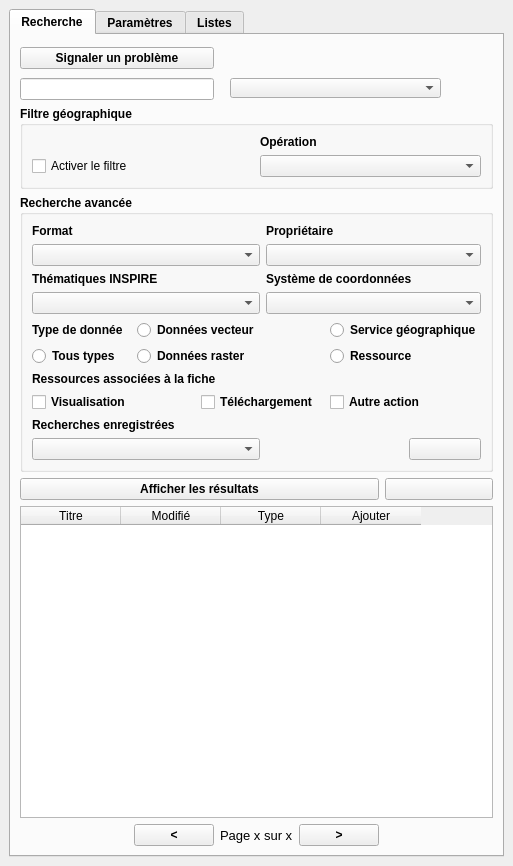
<?xml version="1.0" encoding="UTF-8"?>
<ui version="4.0">
 <class>IsogeoDockWidgetBase</class>
 <widget class="QDockWidget" name="IsogeoDockWidgetBase">
  <property name="geometry">
   <rect>
    <x>0</x>
    <y>0</y>
    <width>508</width>
    <height>866</height>
   </rect>
  </property>
  <property name="windowTitle">
   <string>Isogeo</string>
  </property>
  <widget class="QWidget" name="dockWidgetContents">
   <layout class="QGridLayout" name="gridLayout">
    <item row="0" column="0">
     <widget class="QTabWidget" name="tabWidget">
      <property name="font">
       <font>
        <weight>75</weight>
        <bold>true</bold>
       </font>
      </property>
      <property name="currentIndex">
       <number>0</number>
      </property>
      <widget class="QWidget" name="tab">
       <attribute name="title">
        <string>Recherche</string>
       </attribute>
       <layout class="QGridLayout" name="gridLayout_4">
        <item row="0" column="0" colspan="2">
         <widget class="QPushButton" name="report">
          <property name="text">
           <string>Signaler un problème</string>
          </property>
         </widget>
        </item>
        <item row="0" column="4">
         <spacer name="verticalSpacer">
          <property name="orientation">
           <enum>Qt::Vertical</enum>
          </property>
          <property name="sizeType">
           <enum>QSizePolicy::Fixed</enum>
          </property>
          <property name="sizeHint" stdset="0">
           <size>
            <width>20</width>
            <height>28</height>
           </size>
          </property>
         </spacer>
        </item>
        <item row="1" column="0" colspan="2">
         <widget class="QLineEdit" name="text_input">
          <property name="inputMask">
           <string/>
          </property>
          <property name="text">
           <string/>
          </property>
         </widget>
        </item>
        <item row="1" column="2" colspan="3">
         <widget class="QWidget" name="widget" native="true">
          <widget class="QComboBox" name="keywords">
           <property name="geometry">
            <rect>
             <x>10</x>
             <y>0</y>
             <width>211</width>
             <height>20</height>
            </rect>
           </property>
          </widget>
         </widget>
        </item>
        <item row="2" column="0" colspan="5">
         <widget class="QgsCollapsibleGroupBox" name="geofilter_box">
          <property name="font">
           <font>
            <weight>75</weight>
            <bold>true</bold>
           </font>
          </property>
          <property name="title">
           <string>Filtre géographique</string>
          </property>
          <property name="collapsed">
           <bool>false</bool>
          </property>
          <layout class="QGridLayout" name="gridLayout_3">
           <item row="1" column="1">
            <widget class="QComboBox" name="operation"/>
           </item>
           <item row="0" column="1">
            <widget class="QLabel" name="label_7">
             <property name="font">
              <font>
               <weight>75</weight>
               <bold>true</bold>
              </font>
             </property>
             <property name="text">
              <string>Opération</string>
             </property>
            </widget>
           </item>
           <item row="1" column="0">
            <widget class="QCheckBox" name="checkBox_4">
             <property name="font">
              <font>
               <weight>50</weight>
               <bold>false</bold>
              </font>
             </property>
             <property name="text">
              <string>Activer le filtre</string>
             </property>
            </widget>
           </item>
          </layout>
         </widget>
        </item>
        <item row="3" column="0" colspan="5">
         <widget class="QgsCollapsibleGroupBox" name="filters_box">
          <property name="font">
           <font>
            <weight>75</weight>
            <bold>true</bold>
           </font>
          </property>
          <property name="title">
           <string>Recherche avancée</string>
          </property>
          <property name="collapsed">
           <bool>false</bool>
          </property>
          <property name="scrollOnExpand">
           <bool>true</bool>
          </property>
          <layout class="QGridLayout" name="gridLayout_2">
           <item row="0" column="0">
            <widget class="QLabel" name="label_2">
             <property name="font">
              <font>
               <weight>75</weight>
               <italic>false</italic>
               <bold>true</bold>
              </font>
             </property>
             <property name="text">
              <string>Format</string>
             </property>
            </widget>
           </item>
           <item row="0" column="3" colspan="2">
            <widget class="QLabel" name="label_3">
             <property name="font">
              <font>
               <weight>75</weight>
               <italic>false</italic>
               <bold>true</bold>
              </font>
             </property>
             <property name="text">
              <string>Propriétaire</string>
             </property>
            </widget>
           </item>
           <item row="1" column="0" colspan="3">
            <widget class="QComboBox" name="format">
             <property name="sizePolicy">
              <sizepolicy hsizetype="Preferred" vsizetype="Fixed">
               <horstretch>0</horstretch>
               <verstretch>0</verstretch>
              </sizepolicy>
             </property>
             <property name="minimumSize">
              <size>
               <width>30</width>
               <height>0</height>
              </size>
             </property>
             <property name="maximumSize">
              <size>
               <width>300</width>
               <height>16777215</height>
              </size>
             </property>
            </widget>
           </item>
           <item row="1" column="3" colspan="3">
            <widget class="QComboBox" name="owner">
             <property name="sizePolicy">
              <sizepolicy hsizetype="Preferred" vsizetype="Fixed">
               <horstretch>0</horstretch>
               <verstretch>0</verstretch>
              </sizepolicy>
             </property>
             <property name="minimumSize">
              <size>
               <width>30</width>
               <height>0</height>
              </size>
             </property>
             <property name="maximumSize">
              <size>
               <width>300</width>
               <height>16777215</height>
              </size>
             </property>
            </widget>
           </item>
           <item row="2" column="0" colspan="2">
            <widget class="QLabel" name="label_4">
             <property name="font">
              <font>
               <weight>75</weight>
               <italic>false</italic>
               <bold>true</bold>
              </font>
             </property>
             <property name="text">
              <string>Thématiques INSPIRE</string>
             </property>
            </widget>
           </item>
           <item row="2" column="3" colspan="3">
            <widget class="QLabel" name="label_5">
             <property name="font">
              <font>
               <weight>75</weight>
               <italic>false</italic>
               <bold>true</bold>
              </font>
             </property>
             <property name="text">
              <string>Système de coordonnées</string>
             </property>
            </widget>
           </item>
           <item row="3" column="0" colspan="3">
            <widget class="QComboBox" name="inspire">
             <property name="sizePolicy">
              <sizepolicy hsizetype="Preferred" vsizetype="Fixed">
               <horstretch>0</horstretch>
               <verstretch>0</verstretch>
              </sizepolicy>
             </property>
             <property name="minimumSize">
              <size>
               <width>30</width>
               <height>0</height>
              </size>
             </property>
             <property name="maximumSize">
              <size>
               <width>300</width>
               <height>16777215</height>
              </size>
             </property>
            </widget>
           </item>
           <item row="3" column="3" colspan="3">
            <widget class="QComboBox" name="sys_coord">
             <property name="sizePolicy">
              <sizepolicy hsizetype="Preferred" vsizetype="Fixed">
               <horstretch>0</horstretch>
               <verstretch>0</verstretch>
              </sizepolicy>
             </property>
             <property name="minimumSize">
              <size>
               <width>30</width>
               <height>0</height>
              </size>
             </property>
             <property name="maximumSize">
              <size>
               <width>300</width>
               <height>16777215</height>
              </size>
             </property>
            </widget>
           </item>
           <item row="4" column="0">
            <widget class="QLabel" name="label_24">
             <property name="font">
              <font>
               <weight>75</weight>
               <bold>true</bold>
              </font>
             </property>
             <property name="text">
              <string>Type de donnée</string>
             </property>
            </widget>
           </item>
           <item row="4" column="1" colspan="2">
            <widget class="QRadioButton" name="vector">
             <property name="sizePolicy">
              <sizepolicy hsizetype="Preferred" vsizetype="Fixed">
               <horstretch>0</horstretch>
               <verstretch>0</verstretch>
              </sizepolicy>
             </property>
             <property name="text">
              <string>Données vecteur</string>
             </property>
            </widget>
           </item>
           <item row="4" column="4" colspan="2">
            <widget class="QRadioButton" name="service">
             <property name="sizePolicy">
              <sizepolicy hsizetype="Preferred" vsizetype="Fixed">
               <horstretch>0</horstretch>
               <verstretch>0</verstretch>
              </sizepolicy>
             </property>
             <property name="text">
              <string>Service géographique</string>
             </property>
            </widget>
           </item>
           <item row="5" column="0">
            <widget class="QRadioButton" name="alltypes">
             <property name="text">
              <string>Tous types</string>
             </property>
            </widget>
           </item>
           <item row="5" column="1" colspan="2">
            <widget class="QRadioButton" name="raster">
             <property name="sizePolicy">
              <sizepolicy hsizetype="Preferred" vsizetype="Fixed">
               <horstretch>0</horstretch>
               <verstretch>0</verstretch>
              </sizepolicy>
             </property>
             <property name="text">
              <string>Données raster</string>
             </property>
            </widget>
           </item>
           <item row="5" column="4" colspan="2">
            <widget class="QRadioButton" name="resource">
             <property name="sizePolicy">
              <sizepolicy hsizetype="Preferred" vsizetype="Fixed">
               <horstretch>0</horstretch>
               <verstretch>0</verstretch>
              </sizepolicy>
             </property>
             <property name="text">
              <string>Ressource</string>
             </property>
            </widget>
           </item>
           <item row="6" column="0" colspan="3">
            <widget class="QLabel" name="label_6">
             <property name="font">
              <font>
               <weight>75</weight>
               <italic>false</italic>
               <bold>true</bold>
              </font>
             </property>
             <property name="text">
              <string>Ressources associées à la fiche</string>
             </property>
            </widget>
           </item>
           <item row="7" column="0">
            <widget class="QCheckBox" name="checkBox">
             <property name="text">
              <string>Visualisation</string>
             </property>
            </widget>
           </item>
           <item row="7" column="2" colspan="2">
            <widget class="QCheckBox" name="checkBox_2">
             <property name="text">
              <string>Téléchargement</string>
             </property>
            </widget>
           </item>
           <item row="7" column="4" colspan="2">
            <widget class="QCheckBox" name="checkBox_3">
             <property name="text">
              <string>Autre action</string>
             </property>
            </widget>
           </item>
           <item row="8" column="0" colspan="3">
            <widget class="QLabel" name="label">
             <property name="font">
              <font>
               <weight>75</weight>
               <bold>true</bold>
              </font>
             </property>
             <property name="text">
              <string>Recherches enregistrées</string>
             </property>
            </widget>
           </item>
           <item row="9" column="0" colspan="3">
            <widget class="QComboBox" name="favorite_combo"/>
           </item>
           <item row="9" column="5">
            <widget class="QPushButton" name="save_favorite">
             <property name="text">
              <string/>
             </property>
             <property name="icon">
              <iconset resource="resources.qrc">
               <normaloff>:/plugins/Isogeo/resources/disc.png</normaloff>:/plugins/Isogeo/resources/disc.png</iconset>
             </property>
            </widget>
           </item>
          </layout>
          <zorder>label_24</zorder>
          <zorder>vector</zorder>
          <zorder>service</zorder>
          <zorder>alltypes</zorder>
          <zorder>resource</zorder>
          <zorder>label_2</zorder>
          <zorder>label_3</zorder>
          <zorder>format</zorder>
          <zorder>owner</zorder>
          <zorder>label_4</zorder>
          <zorder>label_5</zorder>
          <zorder>inspire</zorder>
          <zorder>sys_coord</zorder>
          <zorder>label_6</zorder>
          <zorder>checkBox</zorder>
          <zorder>checkBox_2</zorder>
          <zorder>checkBox_3</zorder>
          <zorder>label</zorder>
          <zorder>favorite_combo</zorder>
          <zorder>save_favorite</zorder>
          <zorder>raster</zorder>
         </widget>
        </item>
        <item row="4" column="0" colspan="4">
         <widget class="QPushButton" name="show_button">
          <property name="text">
           <string>Afficher les résultats</string>
          </property>
          <property name="icon">
           <iconset resource="resources.qrc">
            <normaloff>:/plugins/Isogeo/resources/search.png</normaloff>:/plugins/Isogeo/resources/search.png</iconset>
          </property>
         </widget>
        </item>
        <item row="4" column="4">
         <widget class="QPushButton" name="initialize">
          <property name="text">
           <string/>
          </property>
          <property name="icon">
           <iconset resource="resources.qrc">
            <normaloff>:/plugins/Isogeo/resources/refresh.png</normaloff>:/plugins/Isogeo/resources/refresh.png</iconset>
          </property>
         </widget>
        </item>
        <item row="5" column="0" colspan="5">
         <widget class="QTableWidget" name="resultats">
          <property name="editTriggers">
           <set>QAbstractItemView::NoEditTriggers</set>
          </property>
          <property name="sortingEnabled">
           <bool>true</bool>
          </property>
          <column>
           <property name="text">
            <string>Titre</string>
           </property>
          </column>
          <column>
           <property name="text">
            <string>Modifié</string>
           </property>
          </column>
          <column>
           <property name="text">
            <string>Type</string>
           </property>
          </column>
          <column>
           <property name="text">
            <string>Ajouter</string>
           </property>
          </column>
         </widget>
        </item>
        <item row="6" column="0">
         <spacer name="horizontalSpacer_3">
          <property name="orientation">
           <enum>Qt::Horizontal</enum>
          </property>
          <property name="sizeType">
           <enum>QSizePolicy::Fixed</enum>
          </property>
          <property name="sizeHint" stdset="0">
           <size>
            <width>108</width>
            <height>20</height>
           </size>
          </property>
         </spacer>
        </item>
        <item row="6" column="1">
         <widget class="QPushButton" name="previous">
          <property name="sizePolicy">
           <sizepolicy hsizetype="Fixed" vsizetype="Fixed">
            <horstretch>0</horstretch>
            <verstretch>0</verstretch>
           </sizepolicy>
          </property>
          <property name="text">
           <string>&lt;</string>
          </property>
         </widget>
        </item>
        <item row="6" column="2">
         <widget class="QLabel" name="paging">
          <property name="font">
           <font>
            <pointsize>10</pointsize>
            <weight>50</weight>
            <bold>false</bold>
           </font>
          </property>
          <property name="text">
           <string>Page x sur x</string>
          </property>
         </widget>
        </item>
        <item row="6" column="3">
         <widget class="QPushButton" name="next">
          <property name="text">
           <string>&gt;</string>
          </property>
         </widget>
        </item>
        <item row="6" column="4">
         <spacer name="horizontalSpacer_2">
          <property name="orientation">
           <enum>Qt::Horizontal</enum>
          </property>
          <property name="sizeType">
           <enum>QSizePolicy::Fixed</enum>
          </property>
          <property name="sizeHint" stdset="0">
           <size>
            <width>108</width>
            <height>20</height>
           </size>
          </property>
         </spacer>
        </item>
       </layout>
      </widget>
      <widget class="QWidget" name="tab_2">
       <attribute name="title">
        <string>Paramètres</string>
       </attribute>
       <layout class="QGridLayout" name="gridLayout_6">
        <item row="0" column="0">
         <widget class="QLabel" name="label_10">
          <property name="minimumSize">
           <size>
            <width>0</width>
            <height>51</height>
           </size>
          </property>
          <property name="maximumSize">
           <size>
            <width>16777215</width>
            <height>51</height>
           </size>
          </property>
          <property name="font">
           <font>
            <pointsize>10</pointsize>
            <weight>75</weight>
            <bold>true</bold>
           </font>
          </property>
          <property name="text">
           <string>Paramétrage du plugin</string>
          </property>
         </widget>
        </item>
        <item row="0" column="2">
         <widget class="QPushButton" name="changeUser">
          <property name="text">
           <string>Changer d'utilisateur</string>
          </property>
         </widget>
        </item>
        <item row="1" column="0" colspan="3">
         <widget class="QGroupBox" name="groupBox">
          <property name="title">
           <string>Compte administrateur Isogeo</string>
          </property>
          <widget class="QLineEdit" name="lineEdit_2">
           <property name="geometry">
            <rect>
             <x>10</x>
             <y>90</y>
             <width>181</width>
             <height>20</height>
            </rect>
           </property>
          </widget>
          <widget class="QLineEdit" name="dump">
           <property name="geometry">
            <rect>
             <x>10</x>
             <y>40</y>
             <width>181</width>
             <height>20</height>
            </rect>
           </property>
          </widget>
          <widget class="QLabel" name="label_11">
           <property name="geometry">
            <rect>
             <x>10</x>
             <y>20</y>
             <width>91</width>
             <height>16</height>
            </rect>
           </property>
           <property name="font">
            <font>
             <weight>50</weight>
             <bold>false</bold>
            </font>
           </property>
           <property name="text">
            <string>id administrateur</string>
           </property>
          </widget>
          <widget class="QLabel" name="label_12">
           <property name="geometry">
            <rect>
             <x>10</x>
             <y>70</y>
             <width>111</width>
             <height>16</height>
            </rect>
           </property>
           <property name="font">
            <font>
             <weight>50</weight>
             <bold>false</bold>
            </font>
           </property>
           <property name="text">
            <string>Mot de passe</string>
           </property>
          </widget>
         </widget>
        </item>
        <item row="2" column="0" colspan="3">
         <widget class="QGroupBox" name="groupBox_2">
          <property name="minimumSize">
           <size>
            <width>0</width>
            <height>71</height>
           </size>
          </property>
          <property name="title">
           <string>Paramètres de recherche par défaut</string>
          </property>
          <widget class="QLabel" name="label_15">
           <property name="geometry">
            <rect>
             <x>20</x>
             <y>60</y>
             <width>141</width>
             <height>16</height>
            </rect>
           </property>
           <property name="font">
            <font>
             <weight>50</weight>
             <bold>false</bold>
            </font>
           </property>
           <property name="text">
            <string>Tri des résultats par défaut</string>
           </property>
          </widget>
          <widget class="QComboBox" name="default_ob">
           <property name="geometry">
            <rect>
             <x>170</x>
             <y>60</y>
             <width>271</width>
             <height>22</height>
            </rect>
           </property>
          </widget>
          <widget class="QPushButton" name="save_default">
           <property name="geometry">
            <rect>
             <x>340</x>
             <y>20</y>
             <width>101</width>
             <height>23</height>
            </rect>
           </property>
           <property name="text">
            <string/>
           </property>
           <property name="icon">
            <iconset resource="resources.qrc">
             <normaloff>:/plugins/Isogeo/resources/disc.png</normaloff>:/plugins/Isogeo/resources/disc.png</iconset>
           </property>
          </widget>
          <widget class="QLabel" name="label_20">
           <property name="geometry">
            <rect>
             <x>10</x>
             <y>30</y>
             <width>311</width>
             <height>16</height>
            </rect>
           </property>
           <property name="font">
            <font>
             <weight>50</weight>
             <bold>false</bold>
            </font>
           </property>
           <property name="text">
            <string>Enregistrer la recherche actuelle comme recherche par défaut</string>
           </property>
          </widget>
         </widget>
        </item>
        <item row="3" column="0" colspan="3">
         <widget class="QGroupBox" name="groupBox_3">
          <property name="title">
           <string>Gestions des recherches pré-enregistrées</string>
          </property>
          <widget class="QComboBox" name="comboBox_3">
           <property name="geometry">
            <rect>
             <x>10</x>
             <y>50</y>
             <width>191</width>
             <height>22</height>
            </rect>
           </property>
          </widget>
          <widget class="QLabel" name="label_16">
           <property name="geometry">
            <rect>
             <x>10</x>
             <y>30</y>
             <width>141</width>
             <height>16</height>
            </rect>
           </property>
           <property name="font">
            <font>
             <weight>50</weight>
             <bold>false</bold>
            </font>
           </property>
           <property name="text">
            <string>Choisissez une recherche</string>
           </property>
          </widget>
          <widget class="QPushButton" name="pushButton">
           <property name="geometry">
            <rect>
             <x>220</x>
             <y>50</y>
             <width>75</width>
             <height>23</height>
            </rect>
           </property>
           <property name="font">
            <font>
             <weight>50</weight>
             <bold>false</bold>
            </font>
           </property>
           <property name="text">
            <string>Renommer</string>
           </property>
          </widget>
          <widget class="QPushButton" name="pushButton_2">
           <property name="geometry">
            <rect>
             <x>300</x>
             <y>50</y>
             <width>75</width>
             <height>23</height>
            </rect>
           </property>
           <property name="font">
            <font>
             <weight>50</weight>
             <bold>false</bold>
            </font>
           </property>
           <property name="text">
            <string>Supprimer</string>
           </property>
          </widget>
         </widget>
        </item>
        <item row="4" column="0" colspan="3">
         <widget class="QGroupBox" name="groupBox_4">
          <property name="title">
           <string>Gestions des listes</string>
          </property>
          <widget class="QComboBox" name="comboBox_4">
           <property name="geometry">
            <rect>
             <x>10</x>
             <y>50</y>
             <width>191</width>
             <height>22</height>
            </rect>
           </property>
          </widget>
          <widget class="QLabel" name="label_17">
           <property name="geometry">
            <rect>
             <x>10</x>
             <y>30</y>
             <width>141</width>
             <height>16</height>
            </rect>
           </property>
           <property name="font">
            <font>
             <weight>50</weight>
             <bold>false</bold>
            </font>
           </property>
           <property name="text">
            <string>Choisissez une liste</string>
           </property>
          </widget>
          <widget class="QPushButton" name="pushButton_3">
           <property name="geometry">
            <rect>
             <x>220</x>
             <y>50</y>
             <width>75</width>
             <height>23</height>
            </rect>
           </property>
           <property name="font">
            <font>
             <weight>50</weight>
             <bold>false</bold>
            </font>
           </property>
           <property name="text">
            <string>Renommer</string>
           </property>
          </widget>
          <widget class="QPushButton" name="pushButton_4">
           <property name="geometry">
            <rect>
             <x>300</x>
             <y>50</y>
             <width>75</width>
             <height>23</height>
            </rect>
           </property>
           <property name="font">
            <font>
             <weight>50</weight>
             <bold>false</bold>
            </font>
           </property>
           <property name="text">
            <string>Supprimer</string>
           </property>
          </widget>
         </widget>
        </item>
        <item row="5" column="1">
         <spacer name="verticalSpacer_2">
          <property name="orientation">
           <enum>Qt::Vertical</enum>
          </property>
          <property name="sizeType">
           <enum>QSizePolicy::Fixed</enum>
          </property>
          <property name="sizeHint" stdset="0">
           <size>
            <width>20</width>
            <height>78</height>
           </size>
          </property>
         </spacer>
        </item>
       </layout>
      </widget>
      <widget class="QWidget" name="tab_3">
       <attribute name="title">
        <string>Listes</string>
       </attribute>
       <layout class="QGridLayout" name="gridLayout_5">
        <item row="0" column="0" colspan="3">
         <widget class="QLabel" name="label_18">
          <property name="minimumSize">
           <size>
            <width>0</width>
            <height>41</height>
           </size>
          </property>
          <property name="font">
           <font>
            <pointsize>10</pointsize>
            <weight>75</weight>
            <bold>true</bold>
           </font>
          </property>
          <property name="text">
           <string>Listes de fiches Isogeo</string>
          </property>
         </widget>
        </item>
        <item row="1" column="0" colspan="4">
         <widget class="QGroupBox" name="groupBox_5">
          <property name="sizePolicy">
           <sizepolicy hsizetype="Preferred" vsizetype="Fixed">
            <horstretch>0</horstretch>
            <verstretch>0</verstretch>
           </sizepolicy>
          </property>
          <property name="minimumSize">
           <size>
            <width>0</width>
            <height>81</height>
           </size>
          </property>
          <property name="font">
           <font>
            <weight>75</weight>
            <bold>true</bold>
           </font>
          </property>
          <property name="title">
           <string>Listes personnalisées</string>
          </property>
          <property name="flat">
           <bool>false</bool>
          </property>
          <widget class="QComboBox" name="comboBox_5">
           <property name="geometry">
            <rect>
             <x>10</x>
             <y>40</y>
             <width>231</width>
             <height>22</height>
            </rect>
           </property>
          </widget>
          <widget class="QLabel" name="label_19">
           <property name="geometry">
            <rect>
             <x>10</x>
             <y>20</y>
             <width>111</width>
             <height>16</height>
            </rect>
           </property>
           <property name="font">
            <font>
             <weight>50</weight>
             <bold>false</bold>
            </font>
           </property>
           <property name="text">
            <string>Choisissez une liste</string>
           </property>
          </widget>
          <widget class="QPushButton" name="pushButton_5">
           <property name="geometry">
            <rect>
             <x>260</x>
             <y>40</y>
             <width>91</width>
             <height>23</height>
            </rect>
           </property>
           <property name="font">
            <font>
             <weight>50</weight>
             <bold>false</bold>
            </font>
           </property>
           <property name="text">
            <string>Créer une liste</string>
           </property>
          </widget>
         </widget>
        </item>
        <item row="2" column="0" colspan="4">
         <widget class="QTableWidget" name="resultats_2">
          <property name="font">
           <font>
            <weight>50</weight>
            <bold>false</bold>
           </font>
          </property>
          <property name="editTriggers">
           <set>QAbstractItemView::NoEditTriggers</set>
          </property>
          <property name="sortingEnabled">
           <bool>true</bool>
          </property>
          <column>
           <property name="text">
            <string>Titre</string>
           </property>
          </column>
          <column>
           <property name="text">
            <string>Résumé</string>
           </property>
          </column>
          <column>
           <property name="text">
            <string>Date de modif</string>
           </property>
          </column>
          <column>
           <property name="text">
            <string>Ajouter</string>
           </property>
          </column>
         </widget>
        </item>
        <item row="3" column="0">
         <widget class="QLabel" name="nbresultat_2">
          <property name="font">
           <font>
            <weight>50</weight>
            <bold>false</bold>
           </font>
          </property>
          <property name="text">
           <string>12 fiches dans la liste</string>
          </property>
         </widget>
        </item>
        <item row="3" column="1">
         <widget class="QLabel" name="paging_2">
          <property name="font">
           <font>
            <weight>50</weight>
            <bold>false</bold>
           </font>
          </property>
          <property name="text">
           <string>Page 1 sur 1</string>
          </property>
         </widget>
        </item>
        <item row="3" column="2">
         <widget class="QPushButton" name="previous_2">
          <property name="text">
           <string>&lt;</string>
          </property>
         </widget>
        </item>
        <item row="3" column="3">
         <widget class="QPushButton" name="next_2">
          <property name="text">
           <string>&gt;</string>
          </property>
         </widget>
        </item>
       </layout>
      </widget>
     </widget>
    </item>
   </layout>
  </widget>
 </widget>
 <customwidgets>
  <customwidget>
   <class>QgsCollapsibleGroupBox</class>
   <extends>QGroupBox</extends>
   <header>qgis.gui</header>
   <container>1</container>
  </customwidget>
 </customwidgets>
 <resources/>
 <connections/>
</ui>
